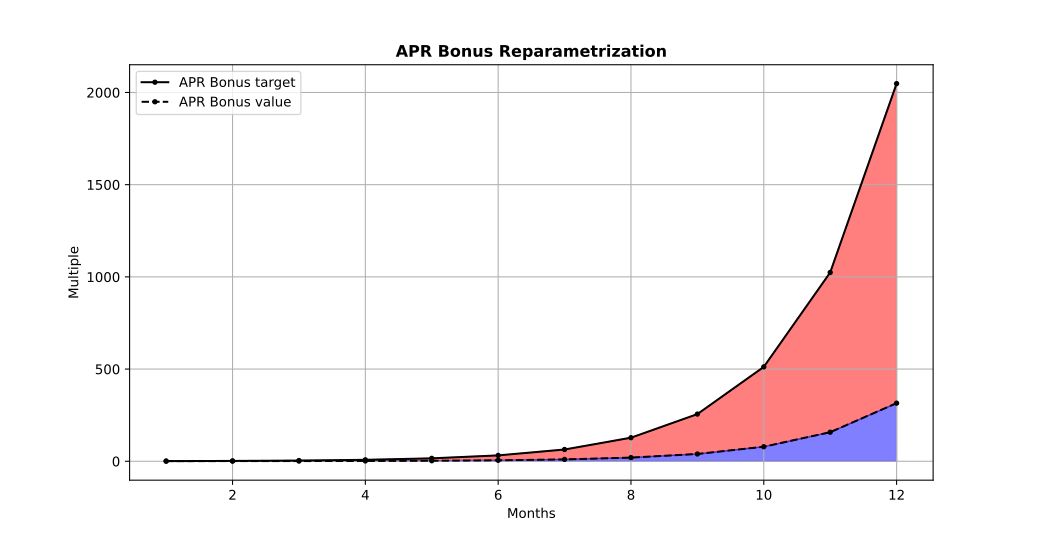

Recreate this plot in Python.
#!/usr/bin/env -S ipython --matplotlib=auto

#%%
import matplotlib.pyplot as pp
import numpy as np
import os

path = os.path.dirname(os.path.abspath(__file__))
path = os.path.join(path, 'apr+of.txt')
data = np.genfromtxt(path)[:12,:]
tgts = data[:,2] / 20
aprs = data[:,1] / 20
idxs = data[:,0]
zero = np.zeros(12)

pp.plot(idxs, tgts, color='black', marker='.')
pp.plot(idxs, aprs, color='black', marker='.', linestyle='--')
pp.fill_between(idxs, tgts, aprs, where=tgts>=0, color='r', alpha=0.5)
pp.fill_between(idxs, aprs, where=aprs>=0, color='b', alpha=0.5)

pp.title('APR Bonus Reparametrization', fontweight='bold')
pp.legend(['APR Bonus target', 'APR Bonus value'])
pp.ylabel('Multiple')
pp.xlabel('Months')
pp.grid()

#%%
if __name__ == '__main__':
    pp.show(block=True)
